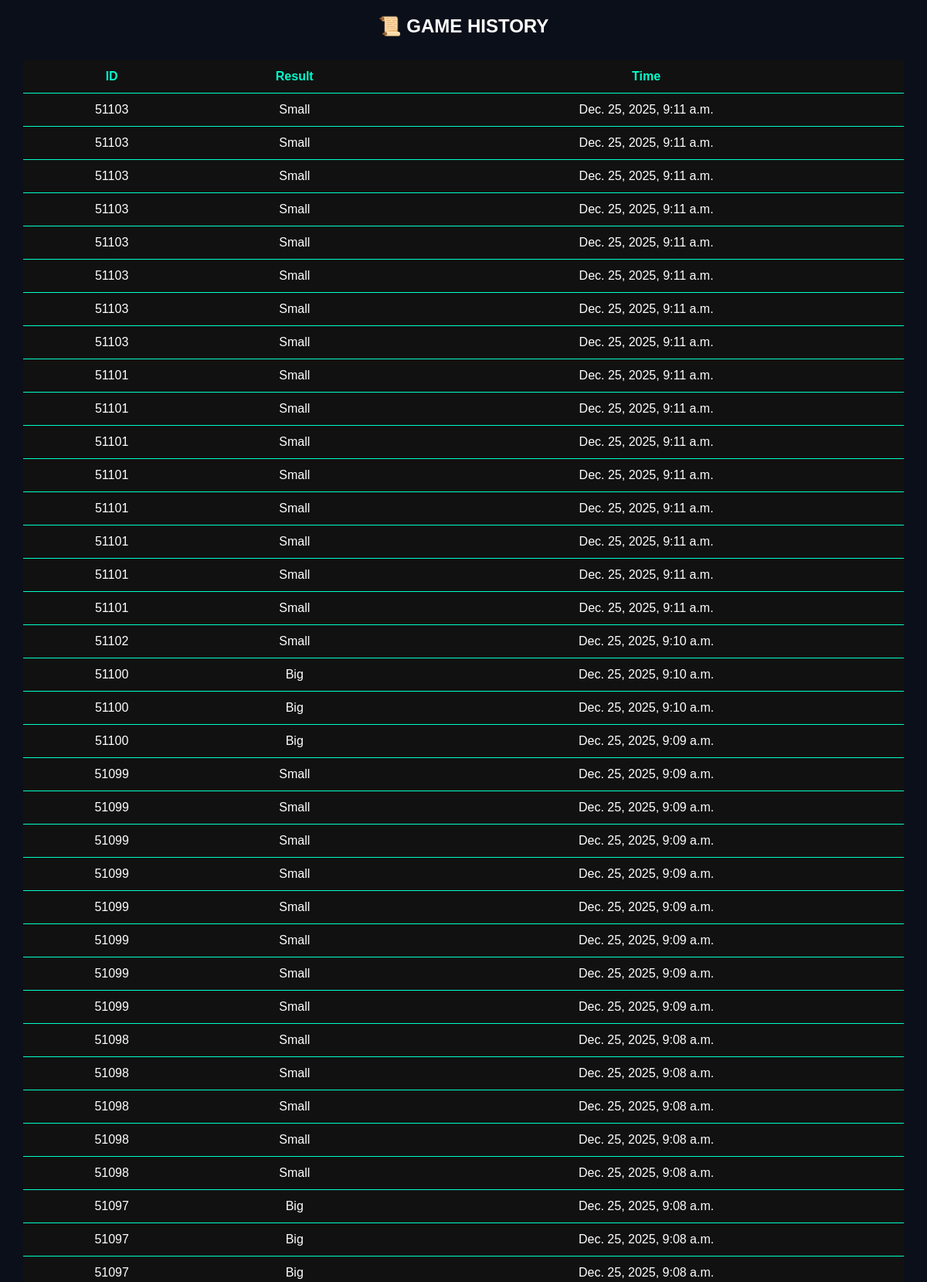
/history/ (signed in, upper part), run on the app's committed database.
### game/models.py (models this page shows, shortened)
class GameHistory(models.Model):
    user = models.ForeignKey(User, on_delete=models.CASCADE)
    game_id = models.CharField(max_length=5)
    result = models.CharField(max_length=5)
    created_at = models.DateTimeField(auto_now_add=True)

### game/views.py (the view)
# urls.py: path("history/", views.history_page, name="history"),
def history_page(request):
    if "user_id" not in request.session:
        return redirect("login")
    user = User.objects.get(id=request.session["user_id"])
    history = GameHistory.objects.filter(user=user).order_by("-created_at")
    return render(request, "history.html", {"history": history})

### templates/history.html (shortened to what this page needs)
<!DOCTYPE html>
<html>
<head>
</head>
<body>
<h2>📜 GAME HISTORY</h2>
<div class="table-box">
<table>
  <tr>
    <th>ID</th>
    <th>Result</th>
    <th>Time</th>
  </tr>
  {% for h in history %}
  <tr>
    <td>{{ h.game_id }}</td>
    <td>{{ h.result }}</td>
    <td>{{ h.created_at }}</td>
  </tr>
  {% empty %}
  <tr><td colspan="3">No history yet</td></tr>
  {% endfor %}
</table>
</div>
</body>
</html>

### templates/history.html (style rules this page uses)
body { background:#0b0f1a; color:white; font-family:Arial; margin:0; text-align:center; }
.table-box { width: 95%; margin: 30px auto; overflow-x: auto; }
table { width: 100%; min-width: 400px; border-collapse: collapse; background:#111; box-shadow:0 0 20px #00ffcc; }
th, td { padding: 12px; border-bottom: 1px solid #00ffcc; }
th { color:#00ffcc; }

### data on the page
GameHistory: game_id "51103", result "Small", created_at "Dec. 25, 2025, 9:11 a.m."
GameHistory: game_id "51103", result "Small", created_at "Dec. 25, 2025, 9:11 a.m."
GameHistory: game_id "51103", result "Small", created_at "Dec. 25, 2025, 9:11 a.m."
GameHistory: game_id "51103", result "Small", created_at "Dec. 25, 2025, 9:11 a.m."
GameHistory: game_id "51103", result "Small", created_at "Dec. 25, 2025, 9:11 a.m."
GameHistory: game_id "51103", result "Small", created_at "Dec. 25, 2025, 9:11 a.m."
GameHistory: game_id "51103", result "Small", created_at "Dec. 25, 2025, 9:11 a.m."
GameHistory: game_id "51103", result "Small", created_at "Dec. 25, 2025, 9:11 a.m."
GameHistory: game_id "51101", result "Small", created_at "Dec. 25, 2025, 9:11 a.m."
GameHistory: game_id "51101", result "Small", created_at "Dec. 25, 2025, 9:11 a.m."
GameHistory: game_id "51101", result "Small", created_at "Dec. 25, 2025, 9:11 a.m."
GameHistory: game_id "51101", result "Small", created_at "Dec. 25, 2025, 9:11 a.m."
GameHistory: game_id "51101", result "Small", created_at "Dec. 25, 2025, 9:11 a.m."
GameHistory: game_id "51101", result "Small", created_at "Dec. 25, 2025, 9:11 a.m."
GameHistory: game_id "51101", result "Small", created_at "Dec. 25, 2025, 9:11 a.m."
GameHistory: game_id "51101", result "Small", created_at "Dec. 25, 2025, 9:11 a.m."
GameHistory: game_id "51102", result "Small", created_at "Dec. 25, 2025, 9:10 a.m."
GameHistory: game_id "51100", result "Big", created_at "Dec. 25, 2025, 9:10 a.m."
GameHistory: game_id "51100", result "Big", created_at "Dec. 25, 2025, 9:10 a.m."
GameHistory: game_id "51100", result "Big", created_at "Dec. 25, 2025, 9:09 a.m."
GameHistory: game_id "51099", result "Small", created_at "Dec. 25, 2025, 9:09 a.m."
GameHistory: game_id "51099", result "Small", created_at "Dec. 25, 2025, 9:09 a.m."
GameHistory: game_id "51099", result "Small", created_at "Dec. 25, 2025, 9:09 a.m."
GameHistory: game_id "51099", result "Small", created_at "Dec. 25, 2025, 9:09 a.m."
GameHistory: game_id "51099", result "Small", created_at "Dec. 25, 2025, 9:09 a.m."
GameHistory: game_id "51099", result "Small", created_at "Dec. 25, 2025, 9:09 a.m."
GameHistory: game_id "51099", result "Small", created_at "Dec. 25, 2025, 9:09 a.m."
GameHistory: game_id "51099", result "Small", created_at "Dec. 25, 2025, 9:09 a.m."
GameHistory: game_id "51098", result "Small", created_at "Dec. 25, 2025, 9:08 a.m."
GameHistory: game_id "51098", result "Small", created_at "Dec. 25, 2025, 9:08 a.m."
GameHistory: game_id "51098", result "Small", created_at "Dec. 25, 2025, 9:08 a.m."
GameHistory: game_id "51098", result "Small", created_at "Dec. 25, 2025, 9:08 a.m."
GameHistory: game_id "51098", result "Small", created_at "Dec. 25, 2025, 9:08 a.m."
GameHistory: game_id "51097", result "Big", created_at "Dec. 25, 2025, 9:08 a.m."
GameHistory: game_id "51097", result "Big", created_at "Dec. 25, 2025, 9:08 a.m."
GameHistory: game_id "51097", result "Big", created_at "Dec. 25, 2025, 9:08 a.m."
